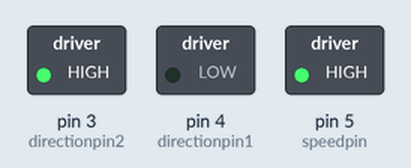
Bench run of a sketch on a simulated Arduino Uno, built with avr-gcc and run on an emulated ATmega328P. Parts: switched loads named in the sketch (green lamp = pin HIGH).

Above: at 0.05 s.
At 5.05 s:
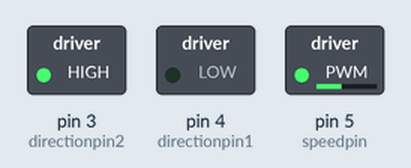
Timing chart, 0 to 5.8 s (numbered marks = the images above):
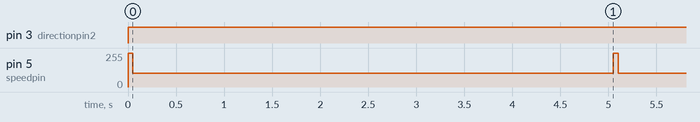

Measured:
- by itself, pin 3 (directionpin2): LOW → HIGH at 0.00 s
- by itself, pin 5 (speedpin): alternates 255/255 for 0.05 s and 105/255 for 5.0 s

The sketch:

using_DCmotor.ino
```cpp
int speedpin=5;
int directionpin1=4;
int directionpin2=3;
int motorspeed=105;

void setup() {
  // put your setup code here, to run once:
  pinMode(speedpin,OUTPUT);
  pinMode(directionpin1,OUTPUT);
  pinMode(directionpin2,OUTPUT);
  Serial.begin(9600);

}

void loop() {
  // put your main code here, to run repeatedly:

digitalWrite(directionpin1,LOW);
digitalWrite(directionpin2,HIGH);
analogWrite(speedpin,255);
delay(50);
analogWrite(speedpin,motorspeed);
delay(5000);

}
```
